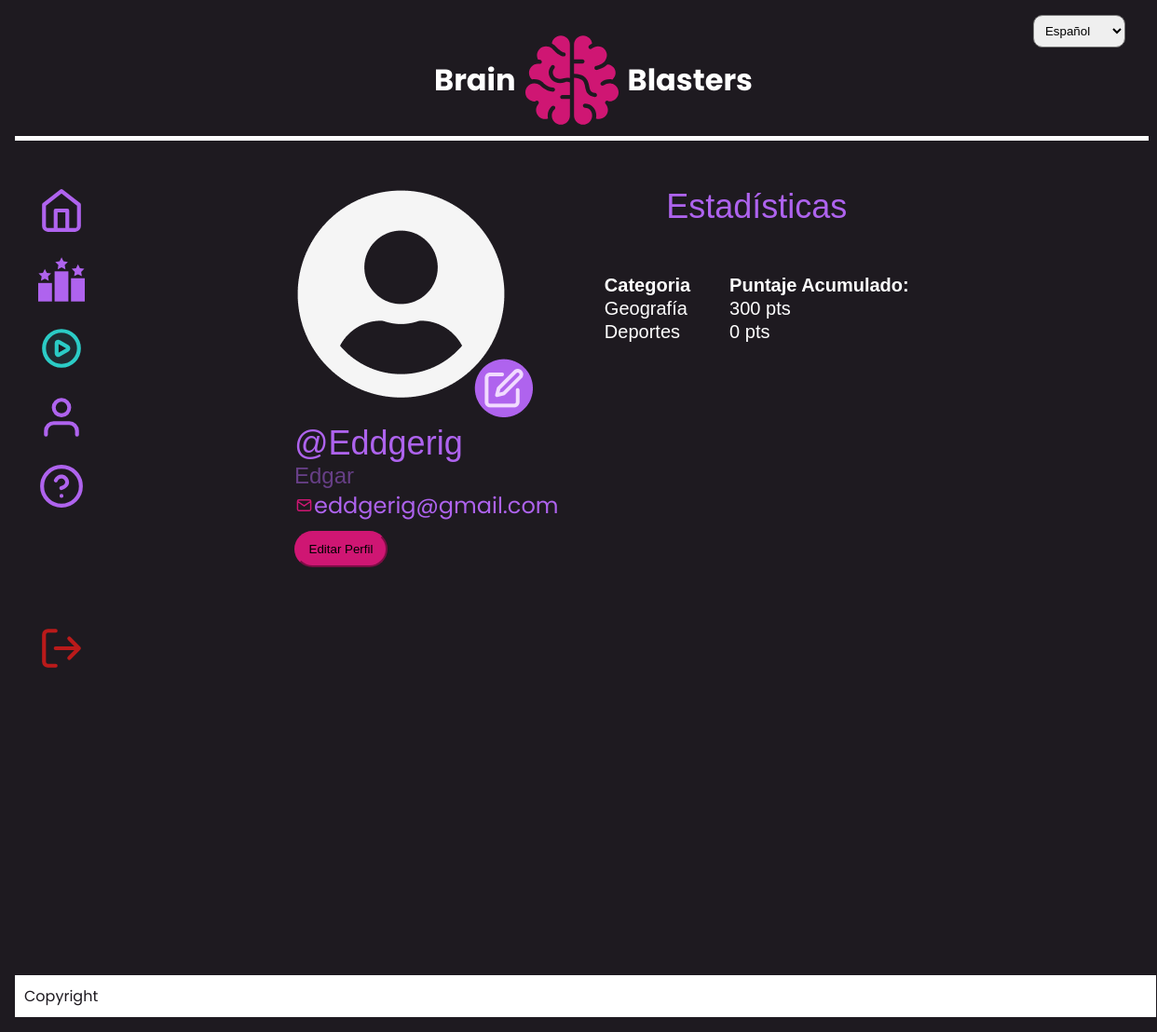
The page /perfil_jugador.html (signed in) on the database as committed earlier.
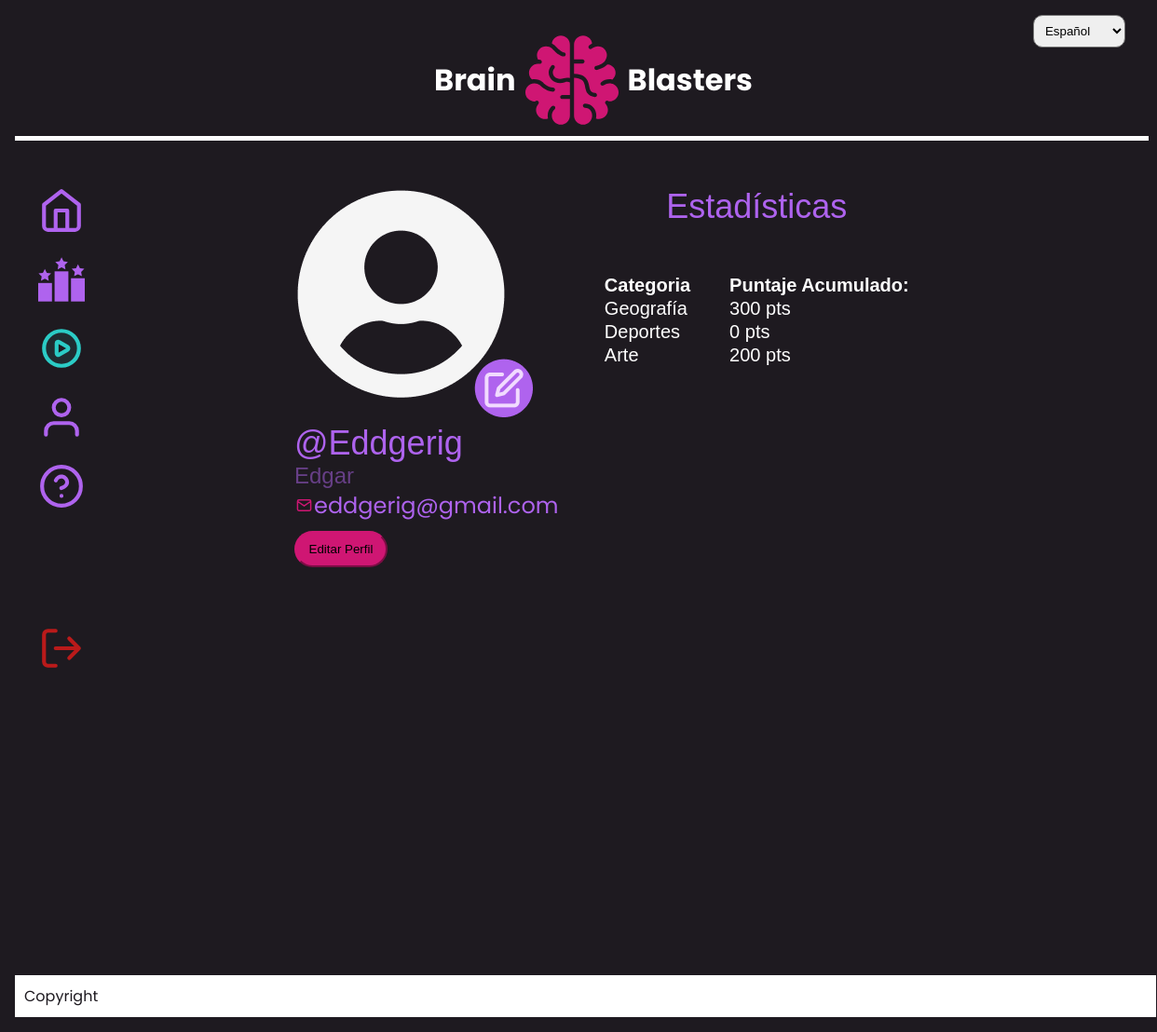
The same page on the database as committed later.
### myapp/models.py (models this page shows)
class Jugador(models.Model):
    id = models.AutoField(primary_key=True)
    usuario = models.ForeignKey(Usuario, on_delete=models.CASCADE)
    categoria = models.ForeignKey(Categoria, on_delete=models.CASCADE, null=True)
    puntaje_acumulado = models.IntegerField(default=0)

class Categoria(models.Model):
    nombre = models.CharField(max_length=50)
    def __str__(self):
        return self.nombre

### myapp/views.py (the view)
# urls.py: path('perfil_jugador.html', perfil_jugador, name='perfil_jugador'),
def perfil_jugador(request):
    user_id = request.user.id
    try:
        jugadores = list(Jugador.objects.filter(usuario_id=user_id))
        if jugadores:
            jugadores.pop(0)
    except Jugador.DoesNotExist:
        jugadores = []  # Si no hay registro para este usuario, establecer la lista vacía
    return render(request, "perfil_jugador.html", {'jugadores': jugadores})

### myapp/templates/perfil_jugador.html (shortened to what this page needs)
{% extends 'base.html' %}
{% load static %}
{% load i18n %}
{% block content %}
<content class="Perfil">
    <div class="p1">
        <a href="editar_perfil.html"><img class="userCircle" src="{% static 'icons/userCircle.png' %}"></a>
        <p class="alias">@{{ request.user.alias }}</p>
        <h2>{{ request.user.nombre }}</h2>
        <div class="correo"><img src="{% static 'icons/mail.svg' %}" style="width: 21px; height: 17px;">{{ request.user.email }}</div>
        <a href="editar_perfil.html"><button class="editButton">{% trans "Editar" %}</button></a>
    </div>
    <div class="p2">
        <div>{% trans "Estadísticas" %}</div>
        <br>
        <br>
        <table class="stats">
            <thead>
                <tr>
                    <th class="categoria">{% trans "Categoria" %}</th>
                    <th class="puntaje">{% trans "Puntaje Acumulado" %}</th>
                </tr>
            </thead>
            <tbody>
                {% for jugador in jugadores %}
                <tr>
                    <td class="categoria">{{ jugador.categoria }}</td>
                    <td class="puntaje">{{ jugador.puntaje_acumulado }} pts</td>
                </tr>
                {% endfor %}
            </tbody>
        </table>
    </div>
</content>
{% endblock %}

Rows that differ between the two databases and show on the page:
added Jugador: categoria "Arte", puntaje_acumulado "200"
